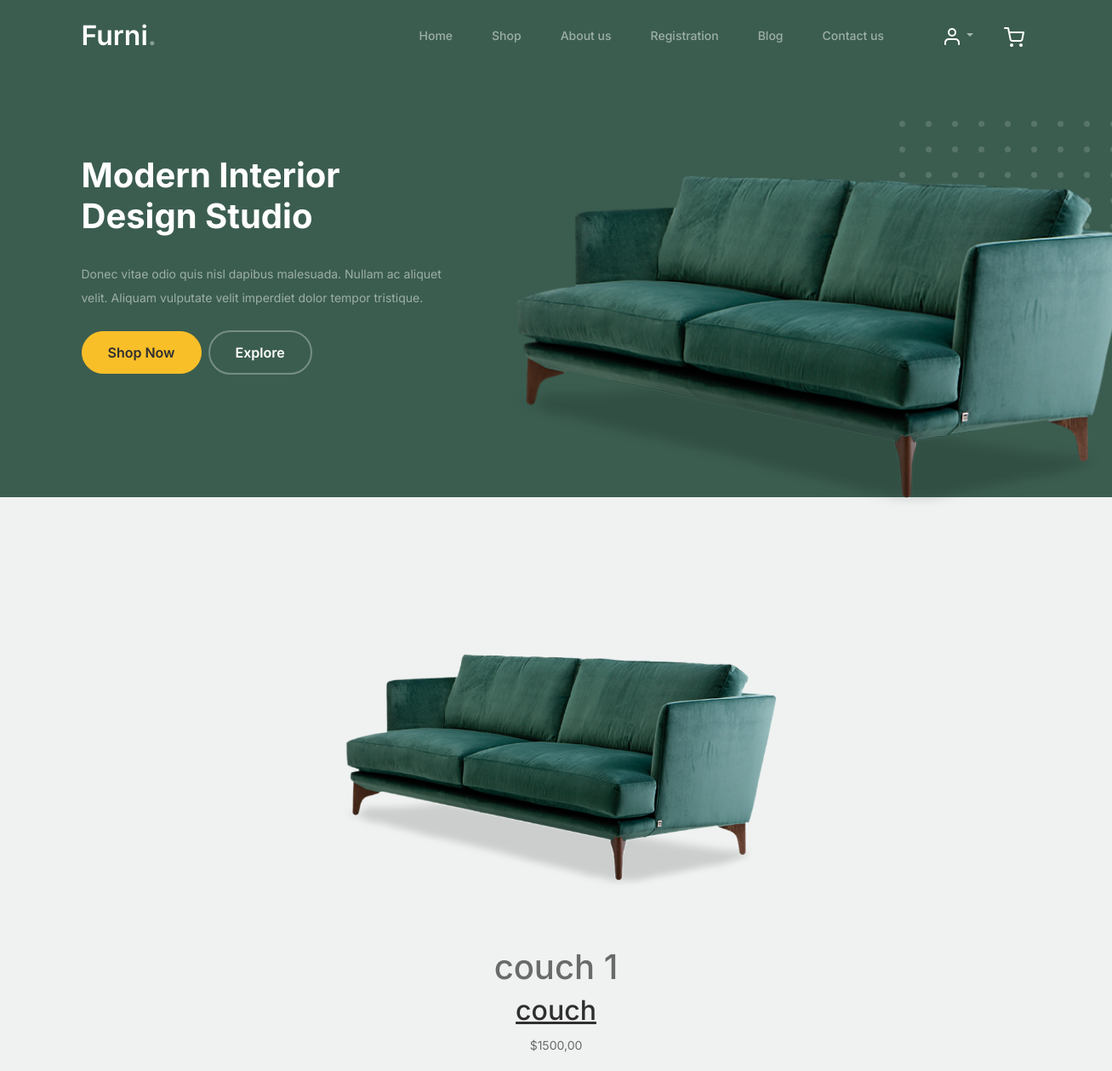
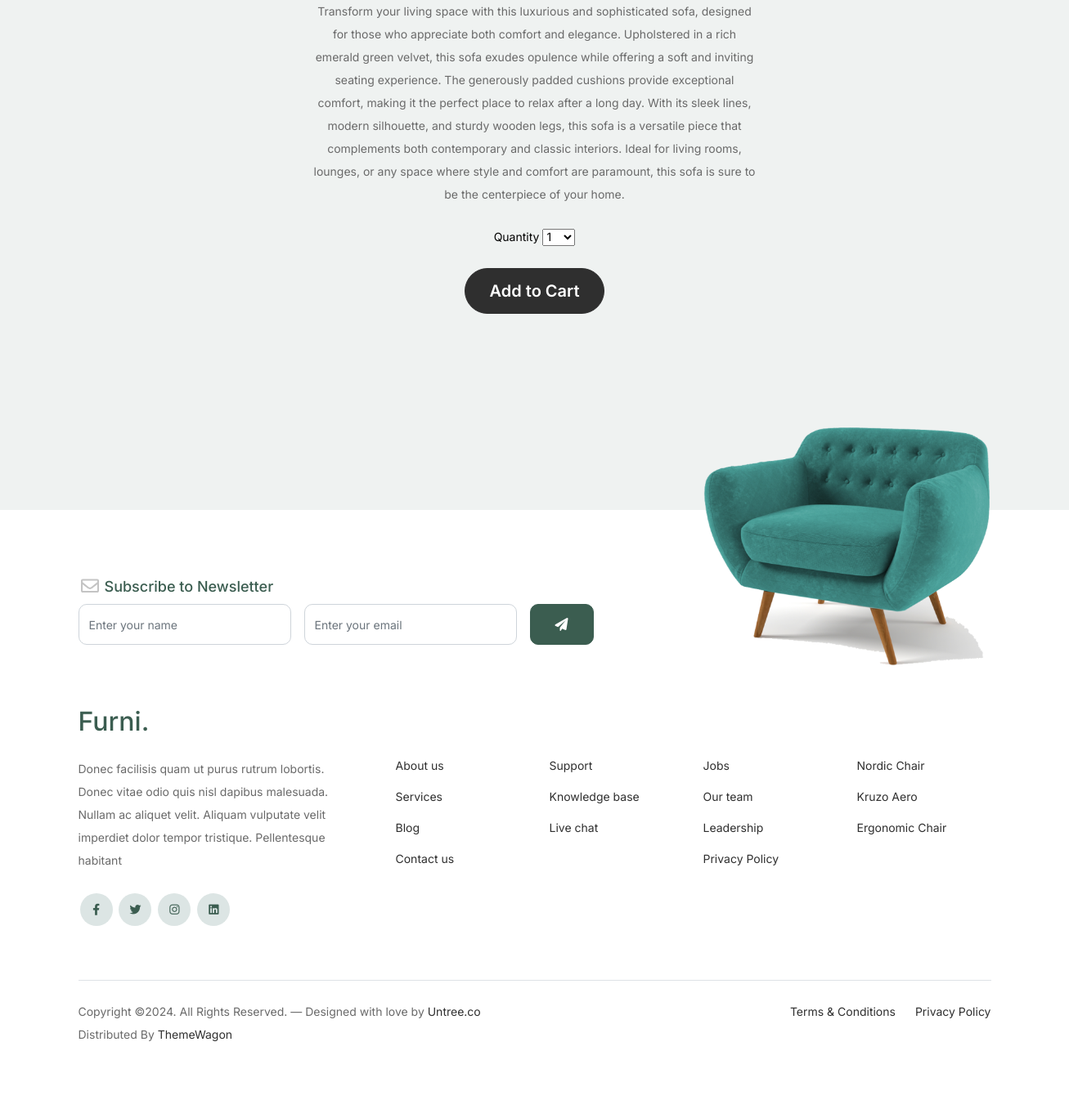
The page /3/couch-1 on the database its author committed (2 pictures, top to bottom).
### shop/models.py (models this page shows, shortened)
class Product(models.Model):
    category = models.ForeignKey(Category, related_name='products', on_delete=models.CASCADE)
    name = models.CharField(max_length=200, db_index=True)
    slug = models.SlugField(max_length=200, db_index=True)
    image = models.ImageField(upload_to='products/%Y/%m/%d', blank=True)
    description = models.TextField(blank=True)
    price = models.DecimalField(max_digits=10, decimal_places=2)
    stock = models.PositiveIntegerField()
    available = models.BooleanField(default=True)
    created = models.DateTimeField(auto_now_add=True)
    updated = models.DateTimeField(auto_now=True)
    class Meta:
        ordering = ('name',)
        index_together = (('id', 'slug'),)

class Category(models.Model):
    name = models.CharField(max_length=200, db_index=True)
    slug = models.SlugField(max_length=200, db_index=True, unique=True)
    class Meta:
        ordering = ('name',)
        verbose_name = 'Категория'
        verbose_name_plural = 'Категории'
    def __str__(self):
        return self.name
    def get_absolute_url(self):
        return f"{reverse('shop:product_list')}?category={self.slug}"

### shop/views.py (the view)
# urls.py: path('<int:id>/<slug:slug>', views.product_detail, name='product_detail'),
def product_detail(request, id, slug):
    product = get_object_or_404(Product,
                                id=id,
                                slug=slug,
                                available=True)
    cart_product_form = CartAddProductForm()
    return render(request,
                  'shop/shop_detail.html',
                  {'product': product, 'cart_product_form': cart_product_form})

### shopping_cart/forms.py
class CartAddProductForm(forms.Form):
    quantity = forms.TypedChoiceField(choices=PRODUCT_QUANTITY_CHOICES, coerce=int)
    update = forms.BooleanField(required=False, initial=False, widget=forms.HiddenInput)

### shopping_cart/cart.py (called while the page is built)
    def __len__(self):
        return sum(item['quantity'] for item in self.cart.values())

    def get_total_quantity(self):
        return self.__len__()

### shopping_cart/context_processors.py (called while the page is built)
def cart(request):
    return {'cart': Cart(request)}

### templates/shop/shop_detail.html (shortened to what this page needs)
{% extends "shop/base.html" %}
{% load static %}
{% block content %}
<div class="untree_co-section product-section before-footer-section">
    <div class="container">
        <div class="row justify-content-center">
            <div class="col-md-8 col-lg-6 mb-5">
                <div class="product-details text-center">
                    <div class="product-image mb-4">
                        <img src="{% if product.image %}{{ product.image.url }}{% else %}{% static 'img/no_image.png' %}{% endif %}" class="img-fluid" alt="{{ product.name }}">
                    </div>
                    <h1 class="product-title">{{ product.name }}</h1>
                    <h2 class="product-category">
                        <a href="{{ product.category.get_absolute_url }}">{{ product.category }}</a>
                    </h2>
                    <p class="product-price">${{ product.price }}</p>
                    <div class="product-description">
                        {{ product.description|linebreaks }}
                    </div>
                    <div class="add-to-cart mt-4">
                        <form action="{% url 'shopping_cart:cart_add' product.id %}" method="POST">
                            <div class="form-group row justify-content-center">
                                <div class="col-md-4">
                                    <label for="quantity" class="text-black">Quantity</label>
                                    {{ cart_product_form.quantity }}
                                </div>
                            </div>
                            <div class="form-group row mt-4 justify-content-center">
                                <div class="col-md-6">
                                    <button type="submit" class="btn btn-black btn-lg btn-block">Add to Cart</button>
                                </div>
                            </div>
                        </form>
                    </div>
                </div>
            </div>
        </div>
    </div>
</div>
{% endblock %}

### static/shop/css/style.css (style rules this page uses)
body { overflow-x: hidden; position: relative; }
body { font-family: "Inter", sans-serif; font-weight: 400; line-height: 28px; color: #6a6a6a; font-size: 14px; background-color: #eff2f1; }
a { text-decoration: none; -webkit-transition: .3s all ease; -o-transition: .3s all ease; transition: .3s all ease; color: #2f2f2f; text-decoration: underline; }
.btn { font-weight: 600; padding: 12px 30px; border-radius: 30px; color: #ffffff; background: #2f2f2f; border-color: #2f2f2f; }
.product-section { padding: 7rem 0; }
.before-footer-section { padding: 7rem 0 12rem 0 !important; }
.untree_co-section { padding: 7rem 0; }

### rows shown on the page
Product: image (picture), name "couch 1", category "couch", price "1500,00", description "Transform your living space with this luxurious and sophisticated sofa, designed for those who appreciate both comfort and elegance. Upholstered in a rich emerald green velvet, this sofa exudes opulence while offering a soft and inviting seating experience. The generously padded cushions provide exceptional comfort, making it the perfect place to relax after a long day. With its sleek lines, modern silhouette, and sturdy wooden legs, this sofa is a versatile piece that complements both contemporary and classic interiors. Ideal for living rooms, lounges, or any space where style and comfort are paramount, this sofa is sure to be the centerpiece of your home."
